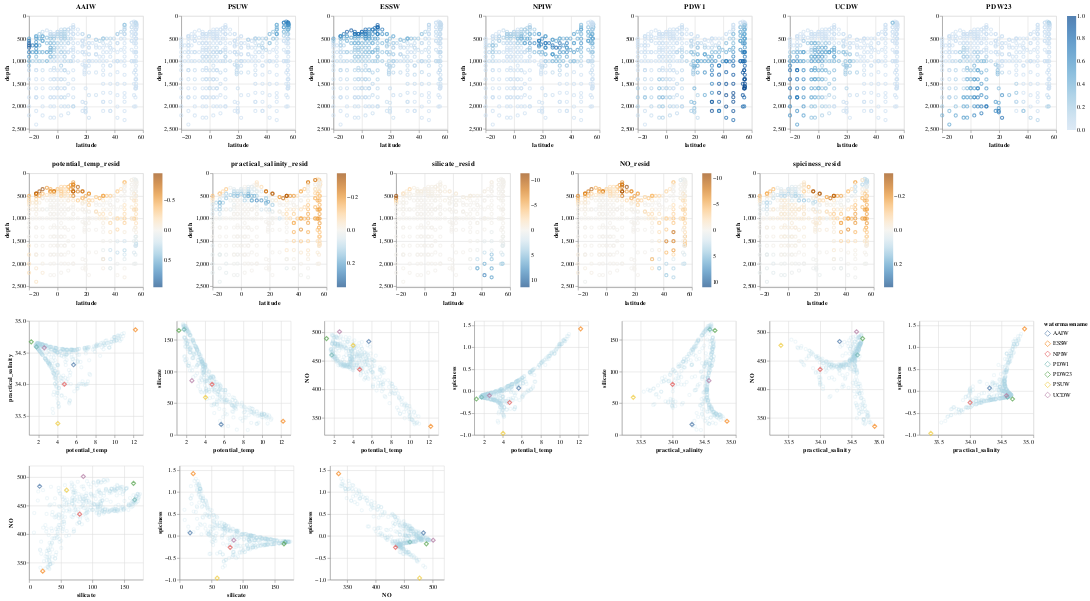

Notebook code for this chart:
### Code cell
import altair as alt
#Build an interactive visualization

CHART_WIDTH=200
CHART_HEIGHT=200
FONTSIZE=10
ROWSIZE=7

def nozero_xaxis(field_name):
  return alt.X(field_name, scale=alt.Scale(zero=False))


def nozero_yaxis(field_name, domain=None):
  if (domain is None):
    return alt.Y(field_name, scale=alt.Scale(zero=False))
  else:
    return alt.Y(field_name, scale=alt.Scale(zero=False, domain=domain))


def latdepth_scatterplot(basechart, selection,
                         property_name, altairdf, zerocenter=False):
    additional_color_kwargs = {}
    if (zerocenter):
        max_abs_property = np.max(np.abs(altairdf[property_name]))
        scale = alt.Scale(scheme='blueorange',
                          domain=[max_abs_property, -max_abs_property])
        additional_color_kwargs['scale'] = scale
    color = alt.condition(selection, property_name, alt.value('lightgray'),
                          title="",
                          **additional_color_kwargs)
    max_depth = np.max(altairdf["depth"])*1.05
    to_return = basechart.encode(
              nozero_xaxis("latitude"),
              nozero_yaxis("depth", domain=(max_depth,0))
           ).encode(color=color).properties(title=property_name)
    return to_return
           

def wrap_scatterplots(scatterplots, resolve_scale='shared'):
    hconcats = [
        alt.hconcat(*scatterplots[i:i+ROWSIZE]).resolve_scale(
            color=resolve_scale)
        for i in range(0,len(scatterplots), ROWSIZE)  
    ]
    return alt.vconcat(*hconcats)


def pp_scatterplot(obs_basechart, watermass_basechart,
                   property1, property2):
    return (obs_basechart.mark_point(opacity=0.2).encode(nozero_xaxis(property1),
                                 nozero_yaxis(property2))
            + watermass_basechart.encode(nozero_xaxis(property1),
                                         nozero_yaxis(property2)))


def build_altair_viz(ompa_problem):
    altairdf = pd.DataFrame(ompa_problem.obs_df)
    watermass_names = []
    for water_mass_idx in range(ompa_problem.water_mass_fractions.shape[1]):
      watermass_name =\
        ompa_problem.watermass_df["watermassname"][water_mass_idx]
      watermass_names.append(watermass_name)
      altairdf[watermass_name] =\
          ompa_problem.water_mass_fractions[:,water_mass_idx]

    for param_idx in range(ompa_problem.param_residuals.shape[1]):
        param_name = ompa_problem.params_to_use[param_idx]
        altairdf[param_name+"_resid"] =\
          ompa_problem.param_residuals[:,param_idx]

    interval_selection = alt.selection_interval()
    tooltip_columns = (ompa_problem.params_to_use
                       + ["latitude", "longitude"]
                       + watermass_names
                       + [x+"_resid" for x in ompa_problem.params_to_use])
    #make the linked property-property plots
    obs_basechart = alt.Chart(altairdf).mark_point().encode(
      tooltip=tooltip_columns,
      color=alt.condition(interval_selection,
                          alt.value("lightblue"),#"NPIW",
                          alt.value('lightgray'))
      ).add_selection(interval_selection).properties(
          width=CHART_WIDTH,
          height=CHART_HEIGHT)
    
    watermass_basechart =\
      alt.Chart(ompa_problem.watermass_df).mark_point(
          shape="diamond", size=50).encode(
              color="watermassname").properties(
                width=CHART_WIDTH,
                height=CHART_HEIGHT)

    #display a row that is the water mass fractions
    watermass_fraction_scatterplots = [
        latdepth_scatterplot(
            basechart=obs_basechart,
            selection=interval_selection,
            property_name=property_name,
            altairdf=altairdf)
        for property_name in watermass_names]

    the_pp_scatterplots = []
    for i in range(len(ompa_problem.params_to_use)):
        for j in range(i+1,len(ompa_problem.params_to_use)):
            the_pp_scatterplots.append(
                pp_scatterplot(
                    obs_basechart=obs_basechart,
                    watermass_basechart=watermass_basechart,
                    property1=ompa_problem.params_to_use[i],
                    property2=ompa_problem.params_to_use[j])
            )
    
    resid_scatterplots = [
        latdepth_scatterplot(
            basechart=obs_basechart,
            selection=interval_selection,
            property_name=property_name+"_resid",
            altairdf=altairdf,
            zerocenter=True)
        for property_name in ompa_problem.params_to_use]

    return alt.vconcat(
              wrap_scatterplots(watermass_fraction_scatterplots),
              wrap_scatterplots(resid_scatterplots,
                                resolve_scale='independent'),
              wrap_scatterplots(the_pp_scatterplots))

build_altair_viz(ompa_setting_to_soln[
  ('intermediate', 0, 'weighting1')])
